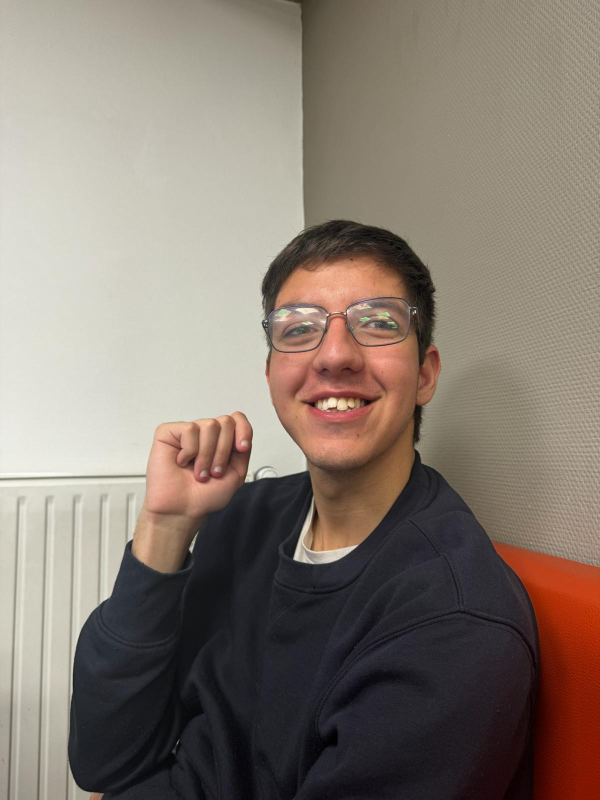
#> input picture Emotion_Recognition/agustinlindo.jpeg, 1200 x 1600 px (shown at 1/2 size)
$ python data_preparation.py
#> lines starting #> are read from the running program, lines starting #| are printed output that depends on the picture
import pandas as pd
import numpy as np
import cv2
import os

"""
class data_preparation():
    def __init__(self):
        self.data = pd.DataFrame()
        self.load_data()
        self.prepare_data()
        self.save_data()

    def load_data(self):
        image = cv2.imread('data/emotions.jpg')
"""

# Get the full path to the script's directory
script_dir = os.path.dirname(os.path.abspath(__file__))

# Construct the full path to the image file
image_path = os.path.join(script_dir, 'agustinlindo.jpeg')


print(image_path)
image = cv2.imread('agustinlindo.jpeg')
#> image is the input picture: shape (1600, 1200, 3); mean B, G, R 112.5, 122.8, 134.5
grey_image = cv2.cvtColor(image, cv2.COLOR_BGR2GRAY)
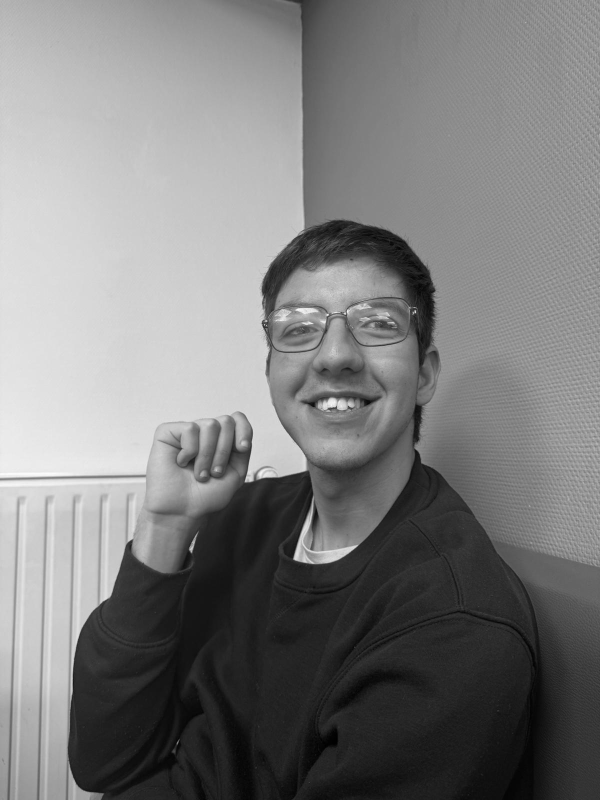
#> grey_image: shape (1600, 1200) (shown at 1/2 size); min 0, max 253, mean 125.1
scaled_image = 0.2
new_dim = (int(grey_image.shape[1] * scaled_image), int(grey_image.shape[0] * scaled_image))
#> new_dim = (240, 320)
grey_image = cv2.resize(grey_image, new_dim)
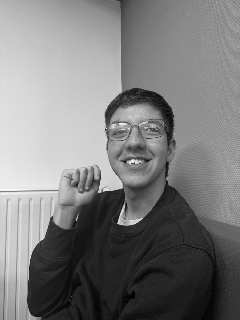
#> grey_image: shape (320, 240); min 0, max 252, mean 125.1
print(grey_image.shape)
#| (320, 240)
flattened_image = grey_image.flatten()
df = pd.DataFrame(flattened_image)
#> df = table of 76800 rows and 1 columns
print(df)
#> (printed output is left out)


"""
cv2.imshow('Image', grey_image)
cv2.waitKey(0)
cv2.destroyAllWindows()
"""

$ run again, with Emotion_Recognition/img1.jpeg copied over Emotion_Recognition/agustinlindo.jpeg
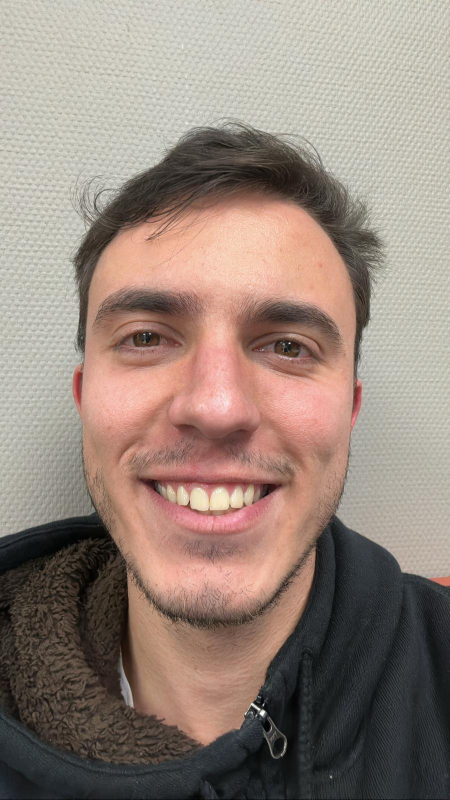
#> input picture Emotion_Recognition/img1.jpeg, 900 x 1600 px (shown at 1/2 size)
#> image is the input picture: shape (1600, 900, 3); mean B, G, R 122.7, 132.7, 149.4
#> `grey_image = cv2.cvtColor(image, cv2.COLOR_BGR2GRAY)`:
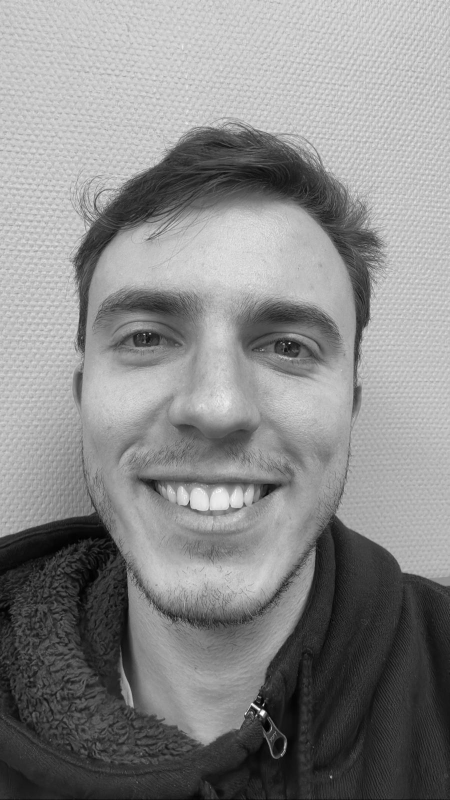
#> grey_image: shape (1600, 900) (shown at 1/2 size); min 0, max 255, mean 136.6
#> `grey_image = cv2.resize(grey_image, new_dim)`:
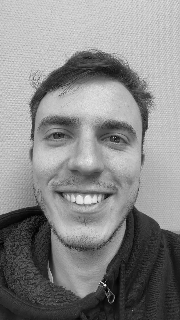
#> grey_image: shape (320, 180); min 0, max 254, mean 136.6
#| (320, 180)
#> df = table of 57600 rows and 1 columns
#> (printed output is left out)
